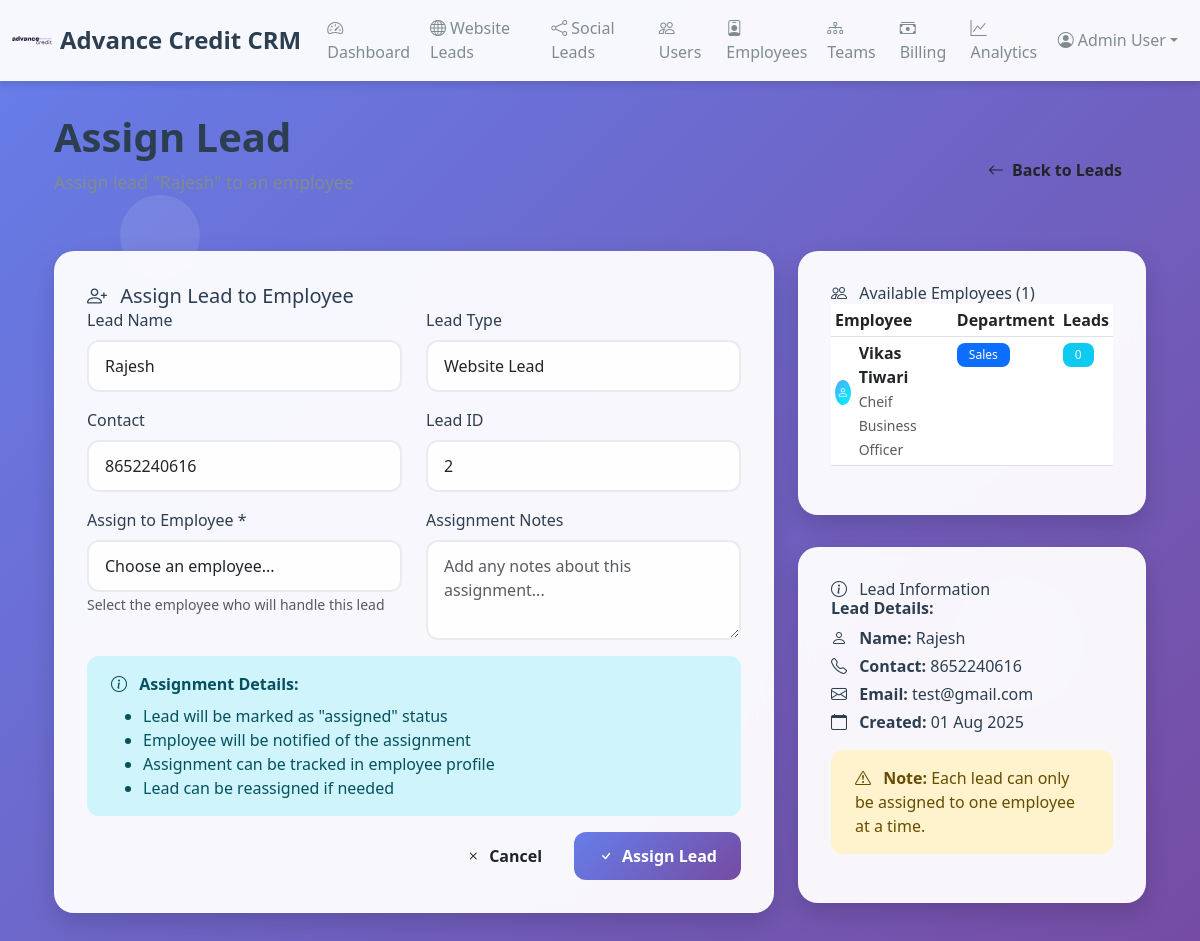
/crm/leads/website/2/assign (signed in), run on the app's committed database.
### src/shared/crm_models.py (models this page shows)
class WebsiteLead(CRMBase):
    __tablename__ = "website_leads"
    lead_id = Column(Integer, primary_key=True, index=True)
    name = Column(String(128), nullable=False)
    contact = Column(String(64), nullable=False)
    email = Column(String(128))
    message = Column(Text)
    created_at = Column(DateTime, server_default=func.now())

class Employee(CRMBase):
    __tablename__ = "employees"
    employee_id = Column(Integer, primary_key=True, index=True)
    user_id = Column(Integer, ForeignKey("users.user_id"), unique=True, nullable=False)
    employee_code = Column(String(64), unique=True, nullable=False)
    designation = Column(String(64))
    department = Column(String(64))
    team_id = Column(Integer, ForeignKey("teams.team_id"), nullable=True)
    salary = Column(Float, default=0.0)
    commission_rate = Column(Float, default=0.0)
    is_active = Column(Boolean, default=True)
    joining_date = Column(Date, server_default=func.current_date())
    created_at = Column(DateTime, server_default=func.now())
    updated_at = Column(DateTime, onupdate=func.now())
    user = relationship("User", back_populates="employee")
    team = relationship("Team", foreign_keys=[team_id], back_populates="members")
    managed_teams = relationship("Team", foreign_keys="Team.manager_id", back_populates="manager")
    assigned_leads = relationship("LeadAssignment", back_populates="employee")
    billings = relationship("Billing", back_populates="employee")
    commissions = relationship("Commission", back_populates="employee")

class User(CRMBase):
    __tablename__ = "users"
    user_id = Column(Integer, primary_key=True, index=True)
    name = Column(String(128), nullable=False)
    email = Column(String(128), unique=True, nullable=False)
    phone = Column(String(32), unique=True, nullable=False)
    password_hash = Column(String(128), nullable=False)
    role = Column(String(32), default="employee")
    is_active = Column(Boolean, default=True)
    created_at = Column(DateTime, server_default=func.now())
    employee = relationship("Employee", back_populates="user", uselist=False)

### src/crm/routes.py (the view)
@router.get("/leads/{lead_type}/{lead_id}/assign", response_class=HTMLResponse)
def assign_lead_get(request: Request, lead_type: str, lead_id: int, db: Session = Depends(get_db)):
    if not request.session.get("user_id"):
        return RedirectResponse("/crm/login", status_code=status.HTTP_302_FOUND)
    if lead_type == "website":
        lead = db.query(WebsiteLead).filter(WebsiteLead.lead_id == lead_id).first()
        lead_name = lead.name if lead else "Unknown"
    elif lead_type == "social":
        lead = db.query(SocialMediaLead).filter(SocialMediaLead.lead_id == lead_id).first()
        lead_name = lead.name if lead else "Unknown"
    else:
        return RedirectResponse("/crm/dashboard", status_code=status.HTTP_302_FOUND)
    if not lead:
        return RedirectResponse("/crm/dashboard", status_code=status.HTTP_302_FOUND)
    employees = db.query(Employee).filter(Employee.is_active == True).all()
    return templates.TemplateResponse("assign_lead.html", {
        "request": request,
        "lead": lead,
        "lead_type": lead_type,
        "lead_name": lead_name,
        "employees": employees
    })

### src/crm/templates/assign_lead.html (shortened to what this page needs)
{% extends 'base.html' %}
{% block content %}
<div class="container-fluid">
    <div class="d-flex justify-content-between align-items-center mb-4">
        <div>
            <h1 class="page-title">Assign Lead</h1>
            <p class="page-subtitle">Assign lead "{{ lead_name }}" to an employee</p>
        </div>
        <a href="/{{ lead_type }}-leads" class="btn btn-modern btn-secondary-modern">
            <i class="bi bi-arrow-left me-2"></i>Back to Leads
        </a>
    </div>
    <div class="row">
        <div class="col-lg-8">
            <div class="glass-card">
                <div class="card-header">
                    <h5 class="mb-0">
                        <i class="bi bi-person-plus me-2"></i>
                        Assign Lead to Employee
                    </h5>
                </div>
                <div class="card-body">
                    <form method="POST">
                        <div class="row">
                            <div class="col-md-6 mb-3">
                                <label class="form-label">Lead Name</label>
                                <input type="text" class="form-control form-control-modern" value="{{ lead_name }}" readonly>
                            </div>
                            <div class="col-md-6 mb-3">
                                <label class="form-label">Lead Type</label>
                                <input type="text" class="form-control form-control-modern" value="{{ lead_type|title }} Lead" readonly>
                            </div>
                        </div>
                        <div class="row">
                            <div class="col-md-6 mb-3">
                                <label class="form-label">Contact</label>
                                <input type="text" class="form-control form-control-modern" value="{{ lead.contact }}" readonly>
                            </div>
                            <div class="col-md-6 mb-3">
                                <label class="form-label">Lead ID</label>
                                <input type="text" class="form-control form-control-modern" value="{{ lead.lead_id }}" readonly>
                            </div>
                        </div>
                        <div class="row">
                            <div class="col-md-6 mb-3">
                                <label class="form-label">Assign to Employee *</label>
                                <select class="form-select form-control-modern" name="employee_id" required>
                                    <option value="">Choose an employee...</option>
                                </select>
                                <small class="text-muted">Select the employee who will handle this lead</small>
                            </div>
                            <div class="col-md-6 mb-3">
                                <label class="form-label">Assignment Notes</label>
                                <textarea class="form-control form-control-modern" name="notes" rows="3" placeholder="Add any notes about this assignment..."></textarea>
                            </div>
                        </div>
                        <div class="alert alert-info alert-modern">
                            <i class="bi bi-info-circle me-2"></i>
                            <strong>Assignment Details:</strong>
                            <ul class="mb-0 mt-2">
                                <li>Lead will be marked as "assigned" status</li>
                                <li>Employee will be notified of the assignment</li>
                                <li>Assignment can be tracked in employee profile</li>
                                <li>Lead can be reassigned if needed</li>
                            </ul>
                        </div>
                        <div class="d-flex justify-content-end gap-2">
                            <a href="/{{ lead_type }}-leads" class="btn btn-modern btn-secondary-modern">
                                <i class="bi bi-x me-2"></i>Cancel
                            </a>
                            <button type="submit" class="btn btn-modern btn-primary-modern">
                                <i class="bi bi-check me-2"></i>Assign Lead
                            </button>
                        </div>
                    </form>
                </div>
            </div>
        </div>
        <div class="col-lg-4">
            <div class="glass-card">
                <div class="card-header">
                    <h6 class="mb-0">
                        <i class="bi bi-people me-2"></i>
                        Available Employees ({{ employees|length }})
                    </h6>
                </div>
                <div class="card-body">
                    {% if employees %}
                    <div class="table-responsive">
                        <table class="table table-sm">
                            <thead>
                                <tr>
                                    <th>Employee</th>
                                    <th>Department</th>
                                    <th>Leads</th>
                                </tr>
                            </thead>
                            <tbody>
                                {% for employee in employees %}
                                <tr>
                                    <td>
                                        <div class="d-flex align-items-center">
                                            <div class="stats-icon success me-2" style="width: 25px; height: 25px; font-size: 0.7rem;">
                                                <i class="bi bi-person"></i>
                                            </div>
                                            <div>
                                                <strong>{{ employee.user.name }}</strong>
                                                <br>
                                                <small class="text-muted">{{ employee.designation }}</small>
                                            </div>
                                        </div>
                                    </td>
                                    <td>
                                        <span class="badge badge-modern bg-primary">{{ employee.department }}</span>
                                    </td>
                                    <td>
                                        <span class="badge badge-modern bg-info">{{ employee.lead_assignments|length }}</span>
                                    </td>
                                </tr>
                                {% endfor %}
                            </tbody>
                        </table>
                    </div>
                    {% endif %}
                </div>
            </div>
            <div class="glass-card mt-4">
                <div class="card-header">
                    <h6 class="mb-0">
                        <i class="bi bi-info-circle me-2"></i>
                        Lead Information
                    </h6>
                </div>
                <div class="card-body">
                    <div class="mb-3">
                        <h6 class="fw-bold">Lead Details:</h6>
                        <ul class="list-unstyled">
                            <li class="mb-1">
                                <i class="bi bi-person me-2"></i>
                                <strong>Name:</strong> {{ lead_name }}
                            </li>
                            <li class="mb-1">
                                <i class="bi bi-telephone me-2"></i>
                                <strong>Contact:</strong> {{ lead.contact }}
                            </li>
                            {% if lead.email %}
                            <li class="mb-1">
                                <i class="bi bi-envelope me-2"></i>
                                <strong>Email:</strong> {{ lead.email }}
                            </li>
                            {% endif %}
                            <li class="mb-1">
                                <i class="bi bi-calendar me-2"></i>
                                <strong>Created:</strong> {{ lead.created_at.strftime('%d %b %Y') }}
                            </li>
                        </ul>
                    </div>
                    <div class="alert alert-warning alert-modern">
                        <i class="bi bi-exclamation-triangle me-2"></i>
                        <strong>Note:</strong> Each lead can only be assigned to one employee at a time.
                    </div>
                </div>
            </div>
        </div>
    </div>
</div>
{% endblock %}

### src/crm/templates/base.html (style rules this page uses)
:root { --primary-gradient: linear-gradient(135deg, #667eea 0%, #764ba2 100%); --secondary-gradient: linear-gradient(135deg, #f093fb 0%, #f5576c 100%); --success-gradient: linear-gradient(135deg, #4facfe 0%, #00f2fe 100%); --warning-gradient: linear-gradient(135deg, #43e97b 0%, #38f9d7 100%); --danger-gradient: linear-gradient(135deg, #fa709a 0%, #fee140 100%); --glass-bg: rgba(255, 255, 255, 0.95); --glass-border: rgba(255, 255, 255, 0.2); --text-primary: #2c3e50; --text-secondary: #7f8c8d; --shadow-light: 0 4px 6px rgba(0, 0, 0, 0.1); --shadow-medium: 0 10px 25px rgba(0, 0, 0, 0.15); --shadow-heavy: 0 20px 40px rgba(0, 0, 0, 0.1); }
body { background: var(--primary-gradient); min-height: 100vh; font-family: 'Segoe UI', Tahoma, Geneva, Verdana, sans-serif; color: var(--text-primary); }
.glass-card { background: var(--glass-bg); backdrop-filter: blur(10px); border-radius: 20px; border: 1px solid var(--glass-border); box-shadow: var(--shadow-medium); padding: 2rem; margin-bottom: 2rem; }
.stats-icon { width: 60px; height: 60px; border-radius: 50%; display: flex; align-items: center; justify-content: center; font-size: 1.5rem; color: white; margin-bottom: 1rem; }
.stats-icon.success { background: var(--success-gradient); }
.btn-modern { border-radius: 12px; padding: 12px 24px; font-weight: 600; transition: all 0.3s ease; border: none; }
.btn-primary-modern { background: var(--primary-gradient); color: white; }
.form-control-modern { border-radius: 12px; border: 2px solid #e9ecef; padding: 12px 16px; transition: all 0.3s ease; background: rgba(255, 255, 255, 0.9); }
.alert-modern { border-radius: 12px; border: none; padding: 1rem 1.5rem; font-weight: 500; }
.page-title { color: var(--text-primary); font-weight: 700; font-size: 2.5rem; margin-bottom: 0.5rem; }
.page-subtitle { color: var(--text-secondary); font-size: 1.1rem; margin-bottom: 2rem; }
.badge-modern { border-radius: 8px; padding: 6px 12px; font-weight: 500; }

### data on the page
WebsiteLead: name "Rajesh", contact "8652240616", lead_id "2", email "test@gmail.com", created_at "01 Aug 2025"
Employee: user.name "Vikas Tiwari", designation "Cheif Business Officer", department "Sales", lead_assignments|length "0"

### other printed values
{{ request.session.get('user_name', 'Profile') }} "Admin User"
{{ employees|length }} "1"
